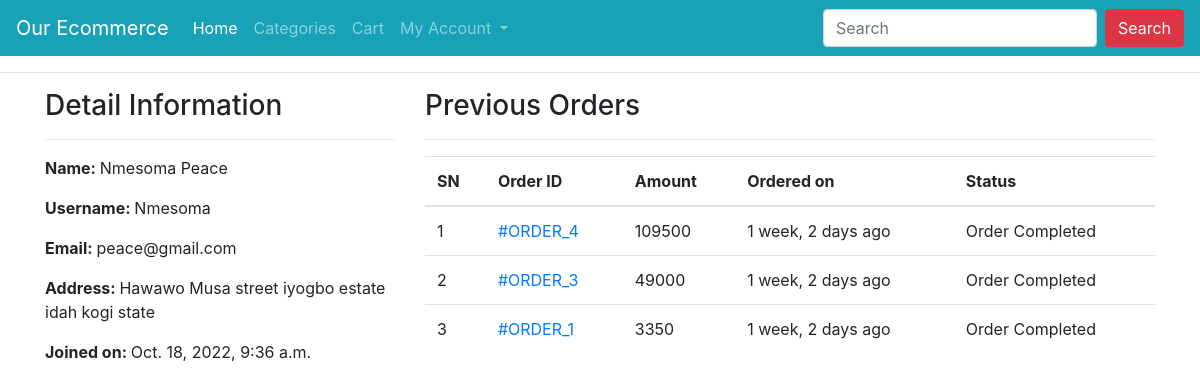
Page /profile/ (signed in) on the committed database.
### ecomapp/models.py (models this page shows, shortened)
class Customer(models.Model):
    user = models.OneToOneField(User, on_delete=models.CASCADE)
    full_name = models.CharField(max_length=200)
    address = models.CharField(max_length=200, null=True, blank=True)
    joined_on = models.DateTimeField(auto_now_add=True)

class Order(models.Model):
    cart = models.OneToOneField(Cart, on_delete=models.CASCADE)
    ordered_by = models.ForeignKey(
        User, on_delete=models.SET_NULL, null=True, blank=True)
    shipping_address = models.CharField(max_length=200)
    mobile = models.CharField(max_length=10)
    email = models.EmailField(null=True, blank=True)
    subtotal = models.PositiveIntegerField()
    discount = models.PositiveIntegerField()
    total = models.PositiveIntegerField()
    order_status = models.CharField(max_length=50, choices=ORDER_STATUS)
    created_at = models.DateTimeField(auto_now_add=True)
    payment_method = models.CharField(
        max_length=20, choices=METHOD, default="Cash On Delivery")
    payment_completed = models.BooleanField(
        default=False, null=True, blank=True)

### ecomapp/views.py (the view)
# urls.py: path("profile/", CustomerProfileView.as_view(), name="customerprofile"),
class CustomerProfileView(TemplateView):
    template_name = "customerprofile.html"
    def dispatch(self, request, *args, **kwargs):
        if request.user.is_authenticated and Customer.objects.filter(user=request.user).exists():
            pass
        else:
            return redirect("/login/?next=/profile/")
        return super().dispatch(request, *args, **kwargs)
    def get_context_data(self, **kwargs):
        context = super().get_context_data(**kwargs)
        customer = self.request.user.customer
        context['customer'] = customer
        orders = Order.objects.filter(cart__customer=customer).order_by("-id")
        context["orders"] = orders
        return context

### templates/customerprofile.html (shortened to what this page needs)
{% extends 'base.html' %}
{% block content %}
<div class="container">
    <div class="row">
        <div class="col-md-4">
            <h3>Detail Information</h3><hr>
            <p><span class="font-weight-bold">Name: </span> {{customer.full_name}}</p>
            <p><span class="font-weight-bold">Username: </span> {{customer.user.username}}</p>
            <p><span class="font-weight-bold">Email: </span> {{customer.user.email}}</p>
            <p><span class="font-weight-bold">Address: </span> {{customer.address}}</p>
            <p><span class="font-weight-bold">Joined on: </span> {{customer.joined_on}}</p>
        </div>
        <div class="col-md-8">
            <h3>Previous Orders</h3>
            <hr>
            <table class="table">
                <thead>
                    <tr>
                        <th>SN</th>
                        <th>Order ID</th>
                        <th>Amount</th>
                        <th>Ordered on</th>
                        <th>Status</th>
                    </tr>
                </thead>
                <tbody>
                    {% for ord in orders %}
                    <tr>
                        <td>{{forloop.counter}}</td>
                        <td><a href="{% url 'ecomapp:customerorderdetail' ord.pk %}"> #ORDER_{{ord.id}}</a></td>
                        <td>{{ord.total}}</td>
                        <td>{{ord.created_at|timesince}} ago</td>
                        <td>{{ord.order_status}}</td>
                    </tr>
                    {% endfor %}
                </tbody>
            </table>
        </div>
    </div>
</div>
{% endblock %}

### rows in the picture
Customer: full_name "Nmesoma Peace", user.username "Nmesoma", user.email "peace@gmail.com", address "Hawawo Musa street iyogbo estate idah kogi state", joined_on "Oct. 18, 2022, 9:36 a.m."
Order: id "4", total "109500", created_at "1 week, 2 days", order_status "Order Completed"
Order: id "3", total "49000", created_at "1 week, 2 days", order_status "Order Completed"
Order: id "1", total "3350", created_at "1 week, 2 days", order_status "Order Completed"
